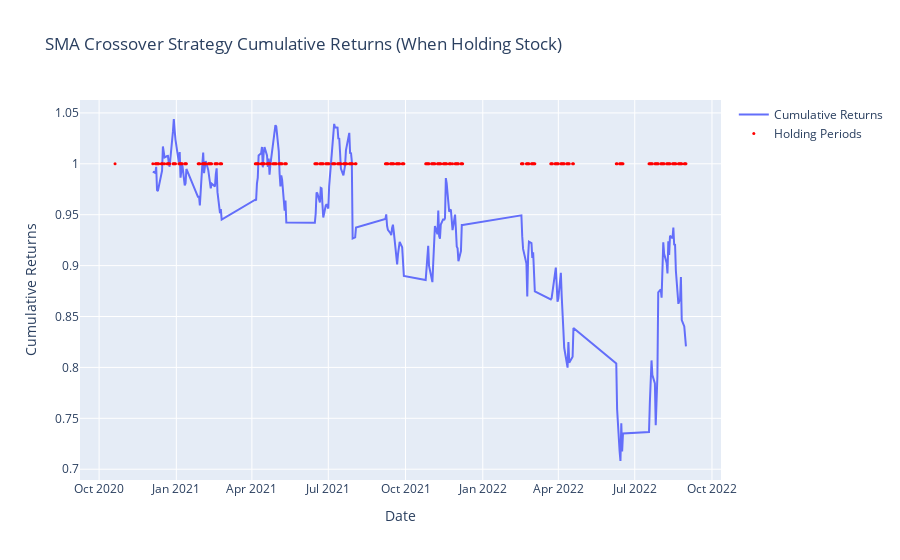

Notebook code for this chart:
### Markdown cell above
# Plot Cumulative Returns

### Code cell
# Create a trace for the cumulative returns
cumulative_returns_trace = go.Scatter(
    x=cumulative_strategy_returns.index,
    y=cumulative_strategy_returns.values,
    mode='lines',
    name='Cumulative Returns'
)

# Create a trace for the holding periods
holding_periods_trace = go.Scatter(
    x=holding_returns.index,
    y=[1] * len(holding_returns),
    mode='markers',
    marker=dict(size=3, color='red'),
    name='Holding Periods'
)

# Create a layout for the chart
layout = go.Layout(
    title=dict(text='SMA Crossover Strategy Cumulative Returns (When Holding Stock)'),
    xaxis=dict(title='Date'),
    yaxis=dict(title='Cumulative Returns'),
)

# Create the figure
fig = go.Figure(data=[cumulative_returns_trace, holding_periods_trace], layout=layout)

# Display the figure
fig.show()

### Figure 1 — Plotly figure (JSON) as saved in the notebook; plotly's stock layout.template omitted (floating-point values rounded to 4 significant figures; data arrays with more than 128 entries replaced by an {"elided": "..."} marker saying what was removed)
{"data": [{"mode": "lines", "name": "Cumulative Returns", "type": "scatter", "x": {"elided": "230 str values"}, "y": {"elided": "230 float values"}}, {"marker": {"color": "red", "size": 3}, "mode": "markers", "name": "Holding Periods", "type": "scatter", "x": {"elided": "230 str values"}, "y": {"elided": "230 int values"}}], "layout": {"autosize": true, "title": {"text": "SMA Crossover Strategy Cumulative Returns (When Holding Stock)"}, "xaxis": {"autorange": true, "range": ["2020-09-09 22:50:46.1538", "2022-10-10 01:09:13.8462"], "title": {"text": "Date"}, "type": "date"}, "yaxis": {"autorange": true, "range": [0.6894, 1.063], "title": {"text": "Cumulative Returns"}, "type": "linear"}}}
